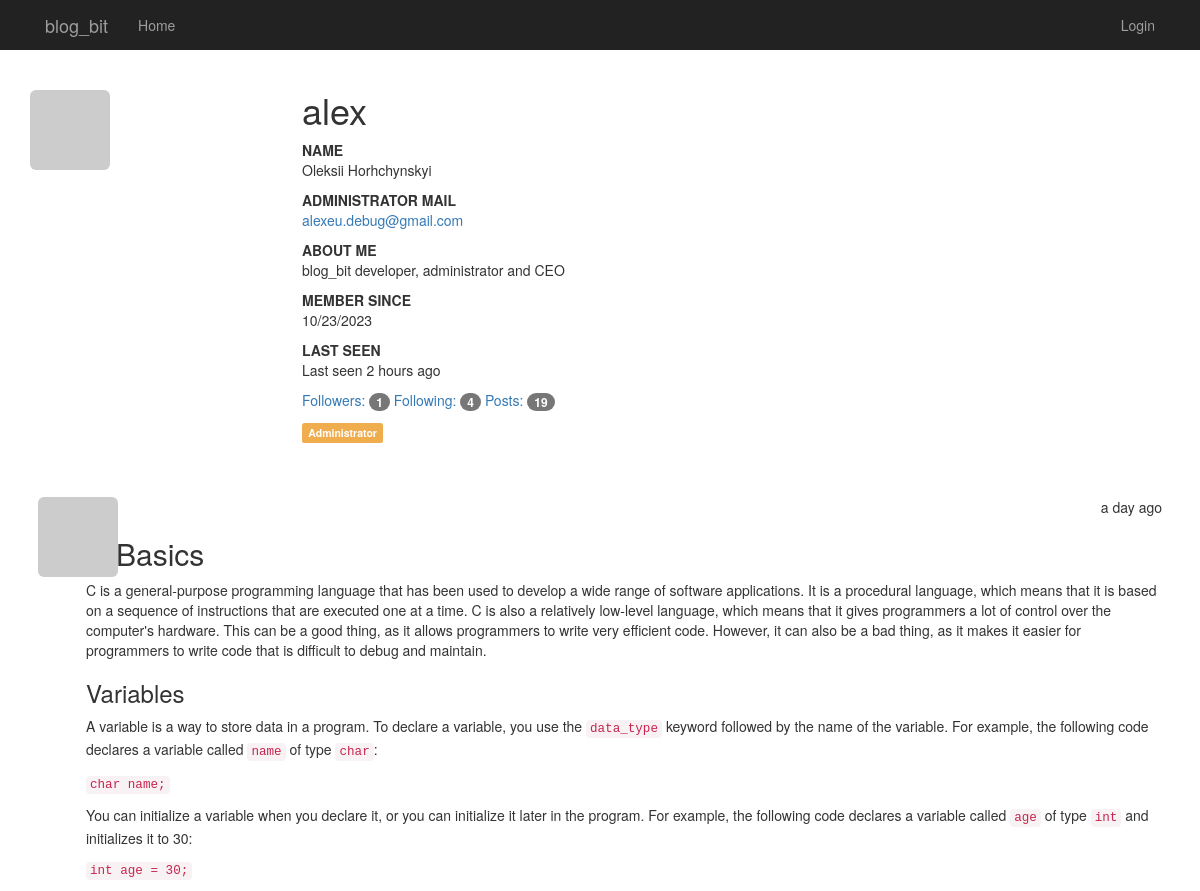
The app's page /profile/alex (upper part), older data.
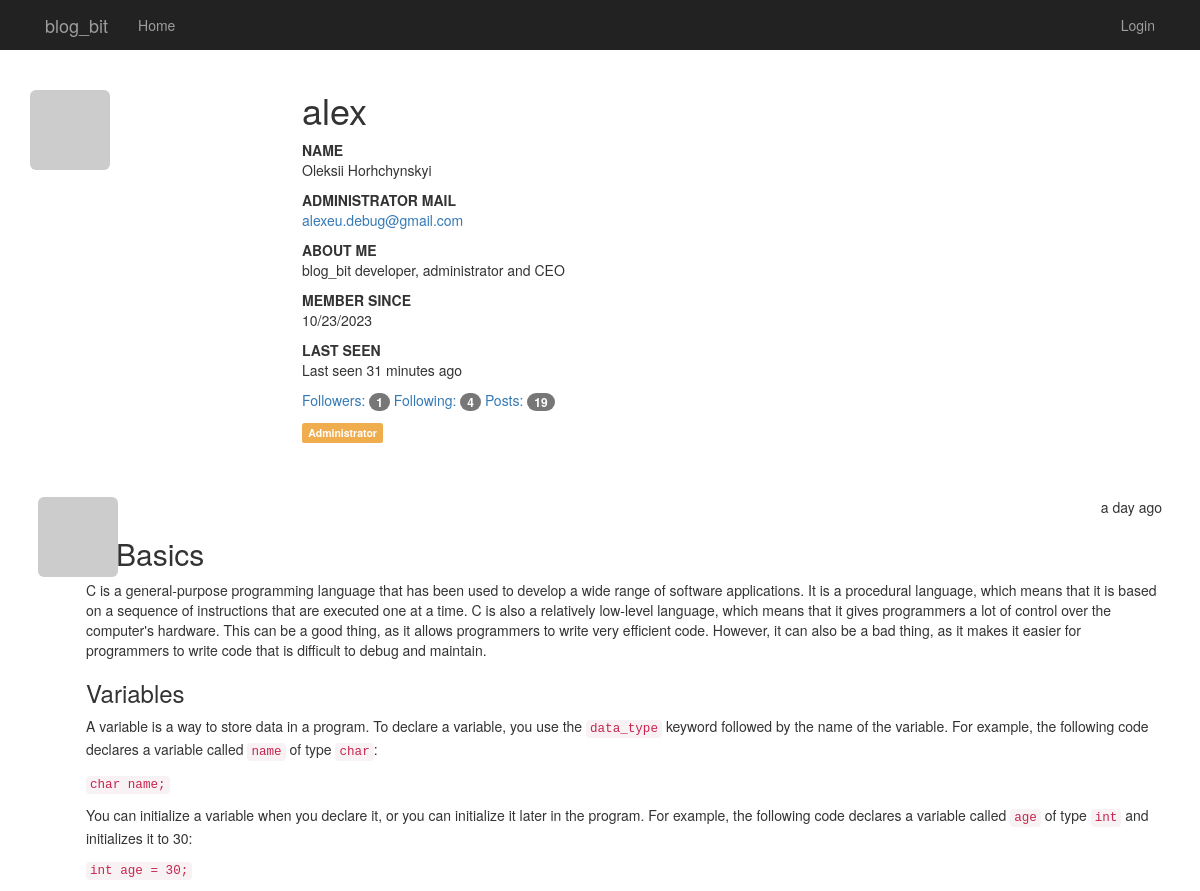
The same page, newer data.
### app/models/user.py (models this page shows, shortened)
class User(db.Model, UserMixin):
    id = db.Column(db.Integer, primary_key=True)
    username = db.Column(db.String(64), unique=True, index=True)
    name = db.Column(db.String(64))
    about_me = db.Column(db.Text())
    member_since = db.Column(db.DateTime(), default=datetime.utcnow)
    last_seen = db.Column(db.DateTime(), default=datetime.utcnow)
    email = db.Column(db.String(64), unique=True, index=True)
    password_hash = db.Column(db.String(128))
    pfp_hash = db.Column(db.String(32))
    confirmed = db.Column(db.Boolean, default=False)
    role_id = db.Column(db.Integer, db.ForeignKey('role.id'))
    posts = db.relationship('Post', backref='author', lazy='dynamic')
    comments = db.relationship('Comment', backref='author', lazy='dynamic')
    likes = db.relationship('Like', backref='user', lazy='dynamic')
    followed = db.relationship(
        'Follow',
        foreign_keys=[Follow.follower_id],
        backref=db.backref('follower', lazy='joined'),
        lazy='dynamic',
        cascade='all, delete-orphan'
    )
    followers = db.relationship(
        'Follow',
        foreign_keys=[Follow.followed_id],
        backref=db.backref('followed', lazy='joined'),
        lazy='dynamic',
        cascade='all, delete-orphan'
    )
    @property
    def password(self):
        raise AttributeError('Password is not a readable attribute!')
    def can(self, perm):
        return self.role is not None and self.role.has_permission(perm)
    def is_administrator(self):
        return self.can(Permission.ADMIN)
    def get_pfp(self, size=100, image_gen='retro'):
        url = 'https://secure.gravatar.com/avatar'
        return f'{url}/{self.pfp_hash}?s={size}&d={image_gen}&r=g'

### app/models/post.py (models this page shows, shortened)
class Post(db.Model):
    id = db.Column(db.Integer, primary_key=True)
    body = db.Column(db.Text)
    body_html = db.Column(db.Text)
    disabled = db.Column(db.Boolean, default=False)
    timestamp = db.Column(db.DateTime, default=datetime.utcnow)
    author_id = db.Column(db.Integer, db.ForeignKey('user.id'))
    comments = db.relationship('Comment', backref='post', lazy='dynamic')
    likes = db.relationship('Like', backref='post', lazy='dynamic')

### app/main/profile_views.py (the view)
@main.route('/profile/<username>')
def profile(username):
    user = User.query.filter_by(username=username).first_or_404()
    page = request.args.get('page', default=1, type=int)
    pagination = user.posts.order_by(Post.timestamp.desc()).paginate(
        page=page,
        per_page=current_app.config['POSTS_PER_PAGE'],
    )
    posts = pagination.items
    return render_template('main/profile.html', user=user, posts=posts, pagination=pagination)

### app/auth/views.py (called while the page is built)
@auth.before_app_request
def before_request():
    current_user = flask_login.current_user
    if current_user.is_authenticated:
        current_user.ping()  # updating user last time seen property
        if not current_user.confirmed \
                and flask.request.blueprint != 'auth' \
                and flask.request.endpoint != 'static':
            return flask.redirect(flask.url_for('auth.unconfirmed'))

### app/models/role.py (called while the page is built)
    def has_permission(self, perm):
        return self.permissions & perm == perm

### app/models/user.py (called while the page is built)
    def can(self, _):
        return False

    def is_administrator(self):
        return False

    def is_mod(self):
        return False

### blog_bit.py (called while the page is built)
@app.context_processor
def inject_permissions():
    return dict(Permission=Permission)  # to use permission in templates

### app/templates/main/profile.html (shortened to what this page needs)
{% extends 'base.html' %}
{% import 'main/components/_pagination_macros.html' as page_macros %}
{% block page_header %}
    <img class="img-rounded profile-thumbnail" src="{{ user.get_pfp(size=256) }}"
         alt="{{ user.username }} profile picture">
    <div class="profile-header">
        <h1>{{ user.username }}</h1>
        {% if user.name %}
            <b>NAME</b>
            <p>{{ user.name }}</p>
        {% endif %}
        {% if user.is_administrator() %}
            <b>ADMINISTRATOR MAIL</b>
            <p><a href="mailto:{{ user.email }}">{{ user.email }}</a></p>
        {% endif %}
        {% if user.about_me %}
            <b>ABOUT ME</b>
            <p>{{ user.about_me }}</p>
        {% endif %}
        <b>MEMBER SINCE</b>
        <p>
            {{ moment(user.member_since).format('L') }}
        </p>
        <b>LAST SEEN</b>
        <p>
            Last seen {{ moment(user.last_seen).fromNow() }}
        </p>
        <p>
            <a href="{{ url_for('main.followers', username=user.username) }}">
                Followers: <span class="badge">{{ user.followers.count() - 1 }}</span>
            </a>
            <a href="{{ url_for('main.following', username=user.username) }}">
                Following: <span class="badge">{{ user.followed.count() - 1 }}</span>
            </a>
            <a href="{{ url_for('main.profile', username=user.username) }}#profile_posts">
                Posts: <span class="badge">{{ user.posts.count() }}</span>
            </a>
        </p>
        <p>
            {% if user.is_administrator() %}
                <span class="label label-warning">Administrator</span>
            {% elif user.is_mod() %}
                <span class="label label-primary">Moderator</span>
            {% elif user.is_disabled() %}
                <span class="label label-danger">Disabled</span>
            {% else %}
                <span class="label label-info">User</span>
            {% endif %}
        </p>
    </div>
    <div class="posts-profile" id="profile_posts">
        {% include 'main/components/_posts.html' %}
    </div>
{% endblock %}

### app/templates/base.html (shortened to what this page needs)
{% extends 'bootstrap/base.html' %}
{% block head %}
    {{ super() }}
    <link rel="stylesheet" type="text/css" href="{{ url_for('static', filename='styles.css') }}">
{% endblock %}
{% block navbar %}
    <div class="navbar-inverse">
        <div class="container">
            <div class="navbar-header">
                <a class="navbar-brand" href={{ url_for('main.welcome') }}>blog_bit</a>
            </div>
            <div class="navbar-collapse collapse">
                <ul class="nav navbar-nav">
                    <li><a href={{ url_for('main.welcome') }}>Home</a></li>
                </ul>
                <ul class="nav navbar-nav navbar-right">
                    {% if current_user.is_authenticated %}
                        <li class="dropdown">
                            <a href="#" class="dropdown-toggle" data-toggle="dropdown">
                                <img src="{{ current_user.get_pfp(size=16) }}" alt="{{ current_user.username }} profile picture">
                                {{ current_user.username }}
                                <b class="caret"></b>
                            </a>
                            <ul class="dropdown-menu">
                                <li><a href={{ url_for('main.edit_profile') }}> Edit Profile</a></li>
                                {% if current_user.is_administrator() %}
                                    <li><a href={{ url_for('main.preact_test') }}>Preact test</a></li>
                                {% endif %}
                                <li><a href={{ url_for('auth.logout') }}>Logout</a></li>
                            </ul>
                        </li>
                    {% else %}
                        <li><a href={{ url_for('auth.login') }}>Login</a></li>
                    {% endif %}
                </ul>
            </div>
        </div>
    </div>
{% endblock %}
{% block content %}
    <div class="container">
        <div class="page-header">
            {% block page_header %}{% endblock %}
        </div>
    </div>
{% endblock %}

### app/templates/main/components/_posts.html (shortened to what this page needs)
<ul class="posts">
    {% for post in posts %}
        <li class="post">
            <div class="profile-thumbnail">
                <a href="{{ url_for('main.profile', username=post.author.username) }}">
                    <img class="img-rounded profile-thumbnail"
                         src="{{ post.author.get_pfp(size=40) }}"
                         alt="{{ post.author.username }} profile picture">
                </a>
            </div>
            <div class="post-date">{{ moment(post.timestamp).fromNow() }}</div>
            <div class="post-author">
                <a href="{{ url_for('main.profile', username=post.author.username) }}">
                </a>
            </div>
            <div class="post-content">
                {% if current_user.is_mod() or not post.disabled %}
                    {% if post.body_html %}
                        {{ post.body_html | safe }}
                    {% else %}
                        {{ post.body }}
                    {% endif %}
                {% endif %}
            </div>
        </li>
    {% endfor %}
</ul>

### app/static/styles.css (style rules this page uses)
.profile-thumbnail { position: absolute; }
.profile-header { min-height: 272px; margin-left: 272px; }
ul.posts { list-style-type: none; padding: 0px; margin: 16px 0px 0px 0px; }
ul.posts li.post { padding: 8px; border-bottom: 1px solid #e0e0e0; }
div.post-date { float: right; }
div.post-author { margin-left: 48px; }
div.post-content { margin-left: 48px; min-height: 48px; }
div.posts-profile { margin-top: 48px; }

Row changes from the older to the newer data that the page shows:
changed User "alex": last_seen "2 hours ago" → "31 minutes ago"
